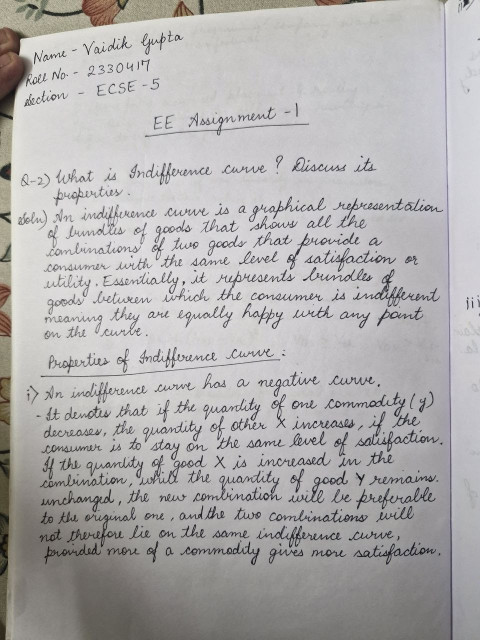
#> input picture backend/uploads/0dfc7813-40ac-40c6-9195-96495cd73085.jpg, 960 x 1280 px (shown at 1/2 size)
$ python -i image_enhancer.py   (imports and definitions only)
#> lines starting #> are read from the running program, lines starting #| are printed output that depends on the picture; after the words box and inside, x2 and y2 are one past the last pixel; in counts of white or black regions, pixels touching at a corner belong together
"""
modules/image_enhancer.py
==========================
Pre-processes handwritten note images before OCR.

Pipeline (applied in order):
  1. Load & auto-rotate EXIF orientation
  2. Resize to target resolution  (preserves aspect ratio)
  3. Convert to greyscale
  4. Deskew  (correct tilt up to ±15°)
  5. Denoise (Non-local Means)
  6. Adaptive thresholding → clean black-on-white
  7. Morphological opening  (remove tiny specks)
  8. Optional sharpen
  9. Save as high-quality PNG

Modes:
  "auto"   → runs the full pipeline  (recommended)
  "light"  → skip denoise + morph    (fast, already clean images)
  "scan"   → optimised for camera-captured pages (extra contrast boost)
"""

import os
import uuid
import math
import cv2
import numpy as np
from pathlib import Path
from PIL import Image, ImageOps, ExifTags


class ImageEnhancer:

    def __init__(self):
        self._ready = True

    # ──────────────────────────────────────────────────────────────────────────
    #  Public API
    # ──────────────────────────────────────────────────────────────────────────

    def enhance(self, image_path: str, output_dir: str, mode: str = "auto") -> str:
        """
        Enhance an image for OCR and return the path to the enhanced PNG.

        Parameters
        ----------
        image_path : str   Path to source image
        output_dir : str   Directory to save enhanced output
        mode       : str   "auto" | "light" | "scan"

        Returns
        -------
        str  Path to enhanced PNG
        """
        img  = self._load_with_exif(image_path)
        img  = self._resize(img)
        gray = self._to_gray(img)

        if mode in ("auto", "scan"):
            gray = self._deskew(gray)
            gray = self._denoise(gray)
            gray = self._adaptive_threshold(gray)
            gray = self._morph_clean(gray)
            if mode == "scan":
                gray = self._contrast_boost(gray)
        elif mode == "light":
            gray = self._deskew(gray)
            gray = self._adaptive_threshold(gray)
        else:
            # fallback full pipeline
            gray = self._deskew(gray)
            gray = self._denoise(gray)
            gray = self._adaptive_threshold(gray)
            gray = self._morph_clean(gray)

        out_path = os.path.join(output_dir, f"enh_{uuid.uuid4().hex}.png")
        cv2.imwrite(out_path, gray)
        return out_path

    def is_ready(self) -> bool:
        return self._ready

    # ──────────────────────────────────────────────────────────────────────────
    #  Internal Steps
    # ──────────────────────────────────────────────────────────────────────────

    @staticmethod
    def _load_with_exif(path: str) -> np.ndarray:
        """Load via PIL (handles EXIF rotation), then convert to OpenCV BGR."""
        pil = Image.open(path)
#> pil is the input picture: PIL image 960x1280 RGB; mean R, G, B 175.9, 173.9, 173.9
        pil = ImageOps.exif_transpose(pil)   # auto-rotate via EXIF
        pil = pil.convert("RGB")
        return cv2.cvtColor(np.array(pil), cv2.COLOR_RGB2BGR)

    @staticmethod
    def _resize(img: np.ndarray, max_side: int = 2400) -> np.ndarray:
        """
        Downscale to max_side px on the longest edge (upscale if very small).
        Keeps aspect ratio.
        """
#> called with max_side = 2400
        h, w = img.shape[:2]
#> h = 1280; w = 960
        longest = max(h, w)
#> longest = 1280
        min_side = 800

        if longest < min_side:
            scale = min_side / longest
        elif longest > max_side:
            scale = max_side / longest
        else:
            return img

        new_w = max(1, int(w * scale))
        new_h = max(1, int(h * scale))
        interp = cv2.INTER_AREA if scale < 1 else cv2.INTER_CUBIC
        return cv2.resize(img, (new_w, new_h), interpolation=interp)

    @staticmethod
    def _to_gray(img: np.ndarray) -> np.ndarray:
        return cv2.cvtColor(img, cv2.COLOR_BGR2GRAY)
#> returned value: shape (1280, 960)

    @staticmethod
    def _deskew(gray: np.ndarray) -> np.ndarray:
        """
        Detect document skew angle via Hough lines and rotate to correct it.
        Only corrects angles within ±15° (ignores landscape/portrait confusion).
        """
        edges = cv2.Canny(gray, 50, 150, apertureSize=3)
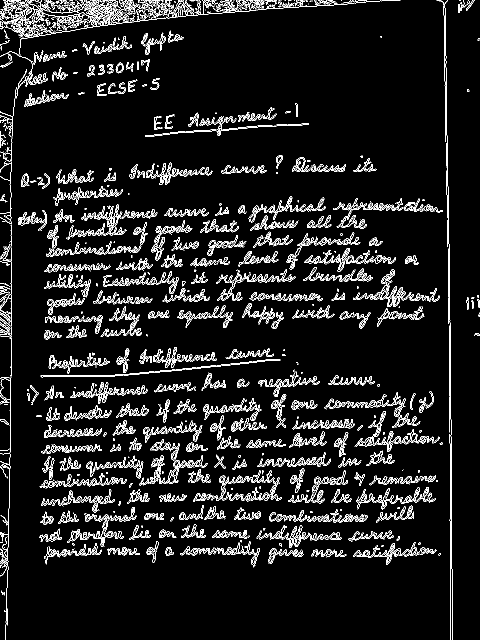
#> edges: shape (1280, 960) (shown at 1/2 size); 7.2% white in thin lines or dots
        lines = cv2.HoughLinesP(edges, 1, math.pi / 180,
                                threshold=100,
                                minLineLength=gray.shape[1] // 4,
                                maxLineGap=20)
#> lines = 103 rows, first 6: [887, 9, 896, 552], [900, 1181, 900, 887], [6, 0, 733, 0], [1, 45, 686, 9], [16, 1094, 21, 815], [6, 15, 601, 5]

        if lines is None:
            return gray

        angles = []
        for line in lines:
            x1, y1, x2, y2 = line[0]
            if x2 - x1 == 0:
                continue
            angle = math.degrees(math.atan2(y2 - y1, x2 - x1))
            if -15 < angle < 15:
                angles.append(angle)
#> this loop made 103 passes
#> (x1, y1, x2, y2, angle) on passes 1, 3, 4, 5, 6, 7, 9, 10, 11, 12, 13, 14: (887, 9, 896, 552, 89.05), (6, 0, 733, 0, 0), (1, 45, 686, 9, -3.01), (16, 1094, 21, 815, -88.97), (6, 15, 601, 5, -0.963), (4, 41, 407, 20, -2.98), (12, 442, 644, 420, -1.99), (10, 440, 853, 411, -1.97), (135, 24, 793, 1, -2), (94, 568, 412, 563, -0.901), (94, 1106, 516, 1106, 0), (543, 815, 866, 798, -3.01)
#> (x1, y1, x2, y2) on passes 2, 8: (900, 1181, 900, 887), (22, 755, 22, 416)
#> after the loop, angles = 99 values, max 0 at index 0, min -5.91 at index 58, mean -1.23

        if not angles:
            return gray

        median_angle = float(np.median(angles))
#> median_angle = -0.978
        if abs(median_angle) < 0.3:
            return gray

        h, w   = gray.shape
#> h = 1280; w = 960
        center = (w // 2, h // 2)
#> center = (480, 640)
        M      = cv2.getRotationMatrix2D(center, median_angle, 1.0)
#> M = [[1, -0.0171, 10.99], [0.0171, 1, -8.1]]
        rotated = cv2.warpAffine(gray, M, (w, h),
                                 flags=cv2.INTER_CUBIC,
                                 borderMode=cv2.BORDER_REPLICATE)
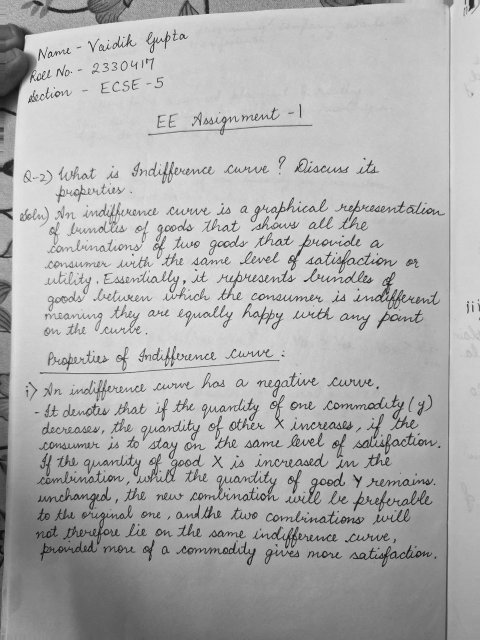
#> rotated: shape (1280, 960) (shown at 1/2 size); min 0, max 255, mean 174.6
        return rotated

    @staticmethod
    def _denoise(gray: np.ndarray) -> np.ndarray:
        """
        Non-local Means denoising — effective for scanned/photographed notes.
        h=10 is a balanced value; increase for noisier images.
        """
        return cv2.fastNlMeansDenoising(gray, h=10,
                                        templateWindowSize=7,
                                        searchWindowSize=21)

    @staticmethod
    def _adaptive_threshold(gray: np.ndarray) -> np.ndarray:
        """
        Adaptive Gaussian thresholding creates a clean black-on-white image
        that handles uneven lighting (common in phone-captured notes).
        blockSize=31 works well for A4 photos; reduce for small regions.
        """
        return cv2.adaptiveThreshold(
            gray, 255,
            cv2.ADAPTIVE_THRESH_GAUSSIAN_C,
            cv2.THRESH_BINARY,
            blockSize=31,
            C=11
        )
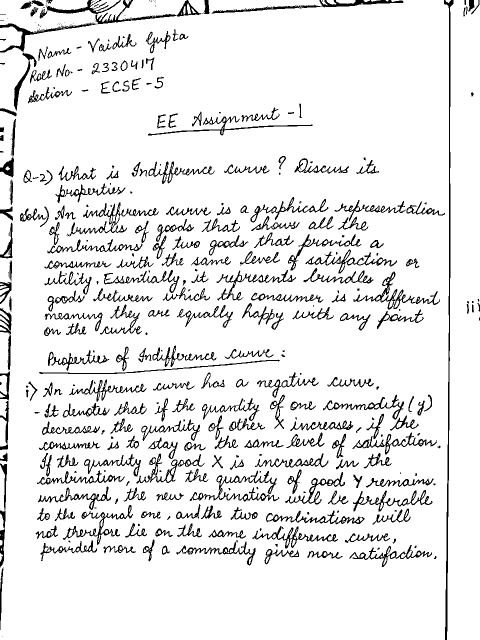
#> returned value: shape (1280, 960) (shown at 1/2 size); 91.1% white; black in thin lines or dots

    @staticmethod
    def _morph_clean(binary: np.ndarray) -> np.ndarray:
        """
        Morphological opening removes salt-and-pepper noise (small white dots
        on black background and vice versa) without affecting text strokes.
        """
        kernel = cv2.getStructuringElement(cv2.MORPH_RECT, (2, 2))
        return cv2.morphologyEx(binary, cv2.MORPH_OPEN, kernel)
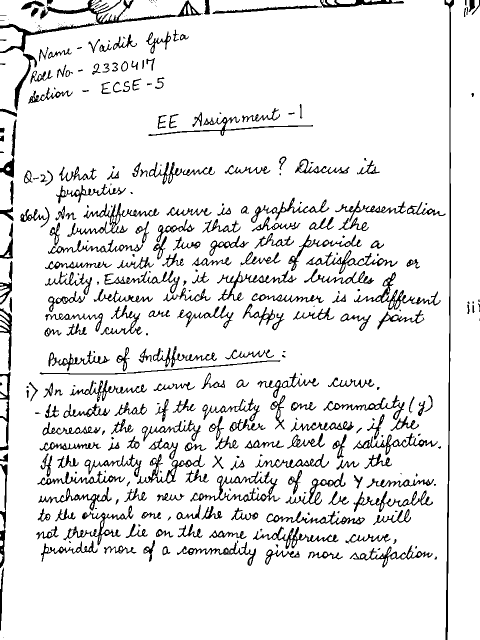
#> returned value: shape (1280, 960) (shown at 1/2 size); 90.8% white; 352 black regions (108 under 20 px), largest, box (x1, y1, x2, y2) and area: (0, 0, 406, 223) 5595, (889, 0, 908, 1280) 3821, (424, 0, 808, 28) 2139

    @staticmethod
    def _contrast_boost(gray: np.ndarray) -> np.ndarray:
        """CLAHE-based local contrast enhancement for dark/faded notes."""
        clahe = cv2.createCLAHE(clipLimit=2.0, tileGridSize=(8, 8))
        return clahe.apply(gray)

>>> result = ImageEnhancer().enhance('../uploads/0dfc7813-40ac-40c6-9195-96495cd73085.jpg', 'out.png')

$ run again, on backend/uploads/2748fa8e-62b7-4a52-bada-694960cfb7ae.jpg
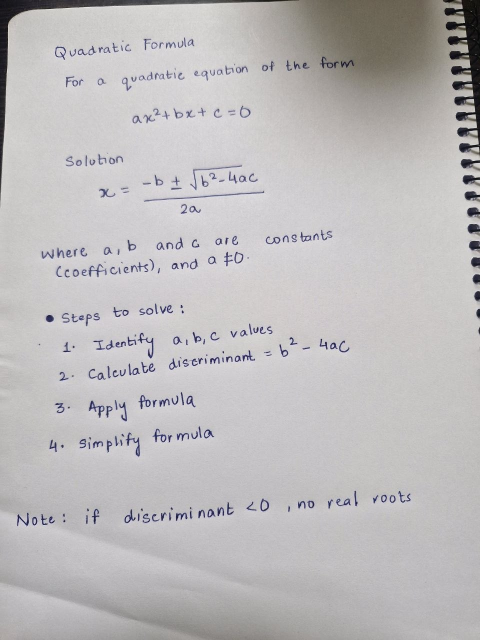
#> input picture backend/uploads/2748fa8e-62b7-4a52-bada-694960cfb7ae.jpg, 960 x 1280 px (shown at 1/2 size)
#> in _load_with_exif, pil is the input picture: PIL image 960x1280 RGB; mean R, G, B 188.9, 186.7, 187.7
#> in _deskew, `edges = cv2.Canny(gray, 50, 150, apertureSize=3)`:
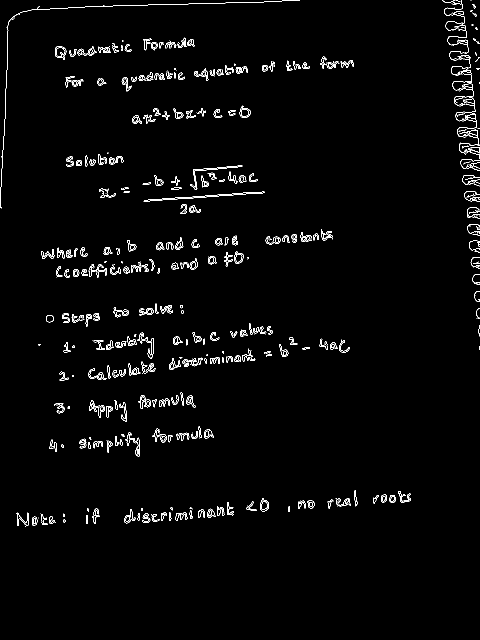
#> edges: shape (1280, 960) (shown at 1/2 size); 1.9% white in thin lines or dots, all inside (x1, y1, x2, y2) = (0, 0, 960, 1054)
#> lines = [[0, 414, 15, 113], [288, 402, 528, 385], [933, 70, 959, 317], [906, 1, 959, 505], [934, 422, 959, 668], [919, 132, 948, 551]]
#> the loop in _deskew, `for line in lines:` made 6 passes
#> (x1, y1, x2, y2, angle) on passes 1 to 6: (0, 414, 15, 113, -87.15), (288, 402, 528, 385, -4.05), (933, 70, 959, 317, 83.99), (906, 1, 959, 505, 84), (934, 422, 959, 668, 84.2), (919, 132, 948, 551, 86.04)
#> after the loop in _deskew, `for line in lines:`: angles = [-4.05]
#> median_angle = -4.05
#> M = [[0.998, -0.0707, 46.42], [0.0707, 0.998, -32.32]]
#> in _morph_clean, `return cv2.morphologyEx(binary, cv2.MORPH_OPEN, kernel)`:
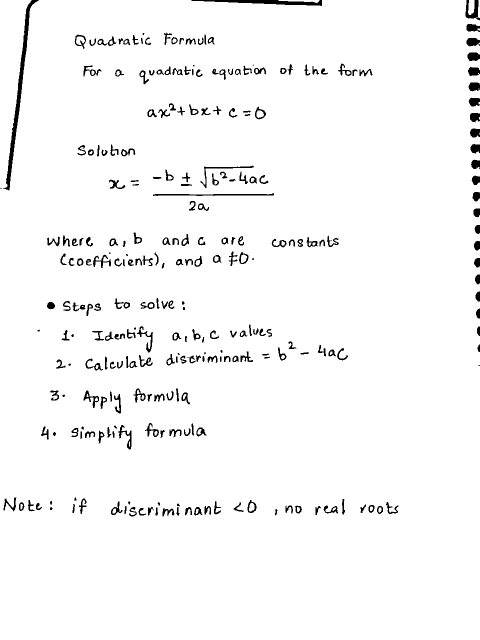
#> returned value: shape (1280, 960) (shown at 1/2 size); 97% white; 272 black regions (15 under 20 px), largest, box (x1, y1, x2, y2) and area: (6, 0, 77, 381) 3028, (383, 0, 644, 12) 1521, (306, 386, 548, 392) 695
